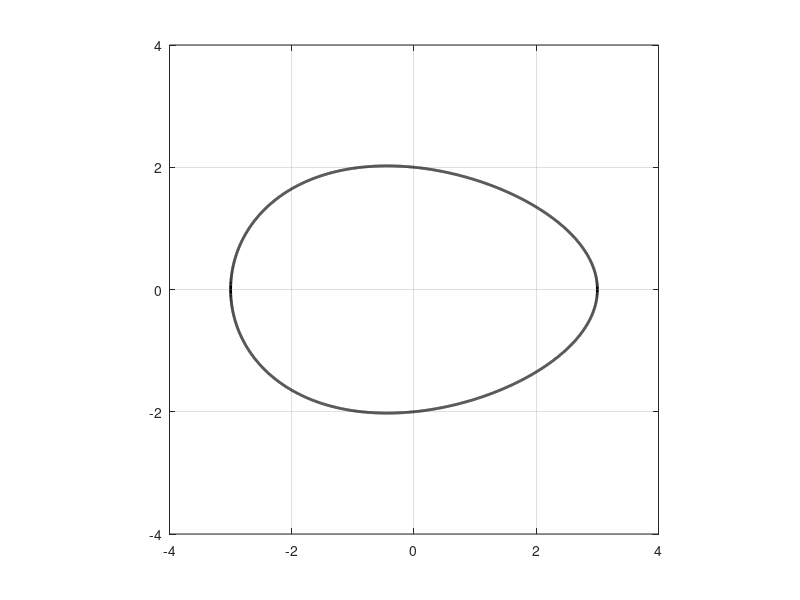

Reproduce this figure in MATLAB.
% Skript som regner ut volum og areal av et egg ved hjelp av Riemanns 
% midtpunkts-formel for integrasjon.

% Eggets profil
E = @ (x) 2/3 * sqrt(exp(-0.1 * x) .* (9 - x.^2));

% Den deriverte ved hjelp av midtpunktsformelen: 
dx = 1e-5;
Ed = @(x) (E(x + dx) - E(x - dx)) / (2 * dx);

% Implementasjon av formelen for volum av et omdreiningslegeme
funkV = @ (x) pi * E(x).^2;

% Implementasjon av formelen for areal av et omdreiningslegeme
funkA = @ (x) 2 * pi * E(x) * sqrt(1 + Ed(x).^2);

% Implementasjon av formelen for buelengden av funksjonen
funkB = @ (x) sqrt(1 + Ed(x).^2);

% Startverdier
a = -3;
b = 3;

% Antall oppdelinger, rektangler
N = input ('Skriv inn antall oppdelinger: ');

% Bredden på hvert rektangel
deltaX = (b-a)/N;

% Initierer Riemann-summene for volum, areal og buelengde
Vm = 0;
Am = 0;
Bm = 0;

% Utregning
for n=1:N
    xv = a + deltaX * (n-1);        % x venstre
    xh = a + deltaX * n;            % x høyre
    xm = (xv + xh) / 2;             % x midtpunkt
    Vm = Vm + funkV(xm) * deltaX;   % Beregner volum
    Am = Am + funkA(xm) * deltaX;   % Beregner areal
    Bm = Bm + funkB(xm) * deltaX;   % Beregner buelengde
end
    
% Utskrift
disp ([Vm Am Bm*2]);    % Buelengde må dobles for å få med hele egget

% Plot av egg
xVektor = a:1e-3:b;
plot (xVektor, E(xVektor), 'k', 'linewidth', 2)
hold on
plot (xVektor, -E(xVektor), 'k', 'linewidth',2)
axis([-4 4 -4 4])
axis square
grid on
hold off
